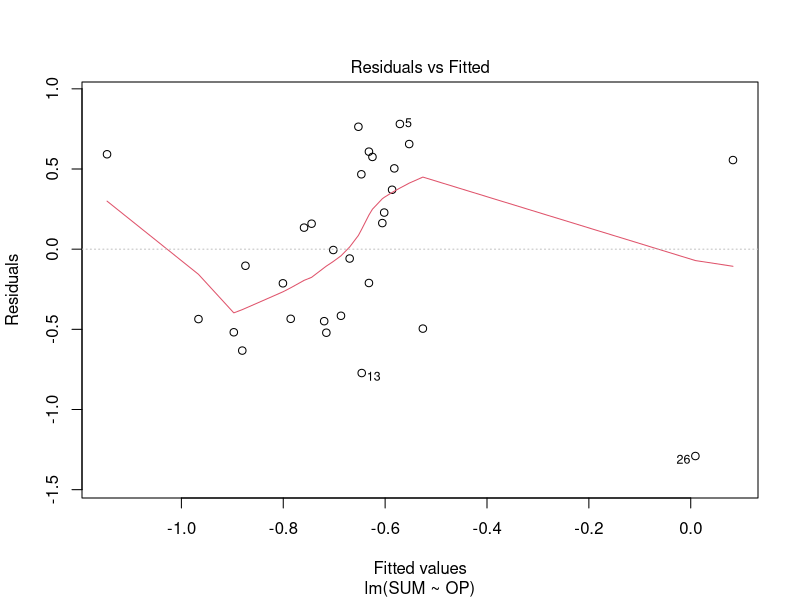
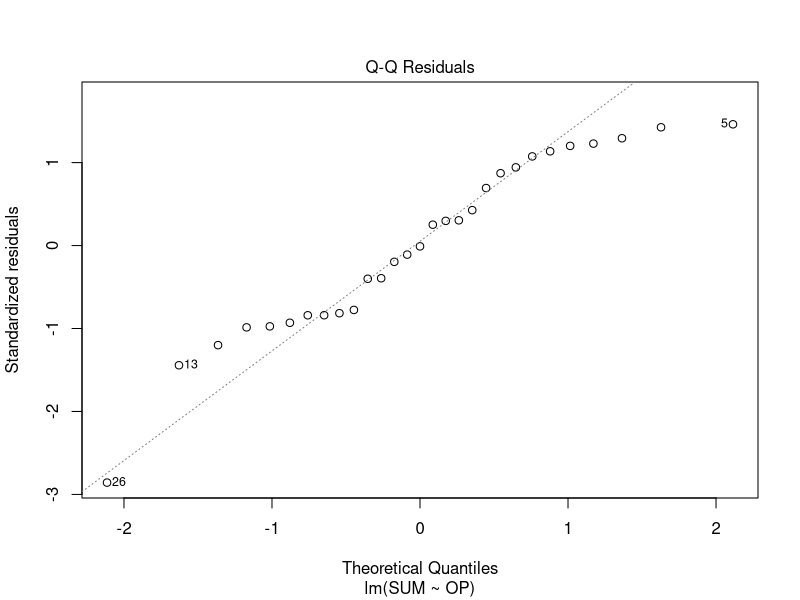
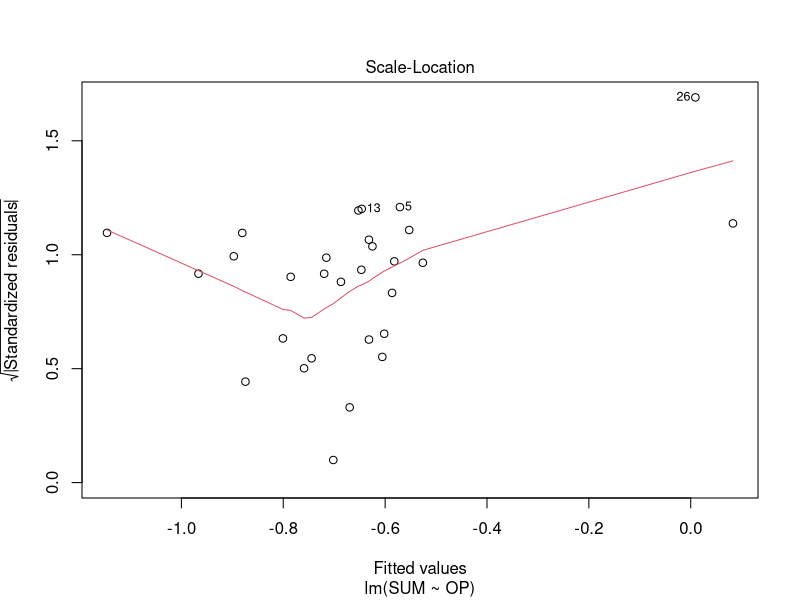
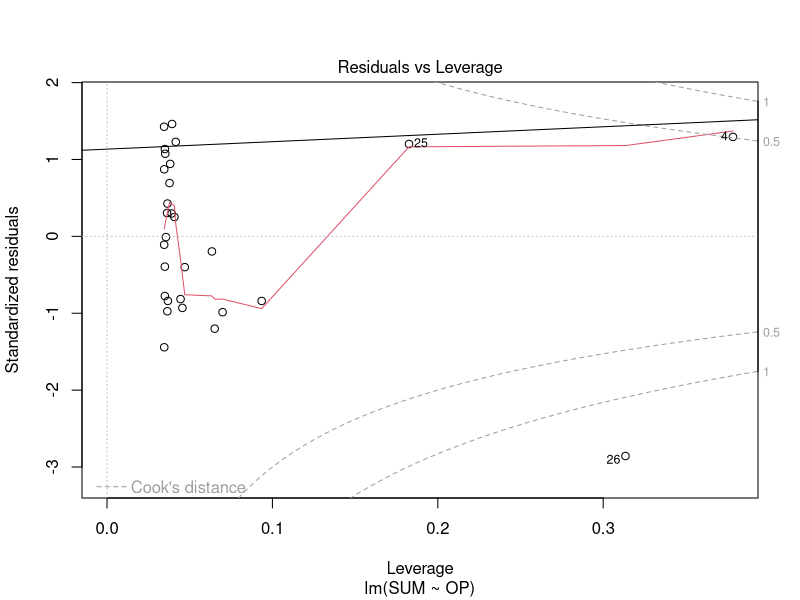

R code for these plots, in order: (Note: this script raises an error after producing the figures.)
library(car)
library(lme4)
library(leaps)

#### Import Data #################
# Averaged then Log transformed. Excluded ELISA, N=29
MCSUMresponseAverage <- read.csv("MCSUMresponseAverage.csv", header = TRUE)
# Log Transformed data N=116
LOGTransformed <- read.csv("LOGTransformed.csv", header = TRUE)
# Raw data N=116
UltimateFactor <- read.csv("UltimateFactor.csv", header = TRUE)


#################### DR. RAFFEL 11/05/18 ##################

# output, ordered by BIC, Adjusted R2, or Cp (equal to AIC when using Gaussian 
# errors).  Default is sort=?adjr2?
#
# Usage:
# summary.ordered(object, sort=c("adjr2", "cp", "bic"))





model <- lm(SUM~OP,
            data=MCSUMresponseAverage)

Anova(model)
summary(model)
plot(model)
abline(model)
fk


model <- lm()













































model <- lm(SUM~turb+WtShArea,
            data=MCSUMresponseAverage)
Anova(model)

model <- lm(SUM~WtShArea,
            data=MCSUMresponseAverage)
Anova(model)

plot(model)
summary(model)
plot(MCSUMresponseAverage$SUM~MCSUMresponseAverage$WtShArea)
abline(model)



#####################################
###########SUBSET####################
#####################################

# MCSUMresponeseaverage does  not contain ELISA results
Fullsubset <- regsubsets(SUM ~ .,
                         nbest = 5,
                         really.big = T,
                         method="exhaustive",
                         nvmax =3,
                         data=MCSUMresponseAverage)
plot(Fullsubset)

# ^^from full subset,
# Drop mcye, 16s rRNA

# Top 3 MCYE, Max_Depth, LkWshRatio, Water, precip3
# MCYE was chosen most

sub1 <- regsubsets(SUM ~ .,
                   nbest = 5,
                   really.big = T,
                   method = "exhaustive",
                   force.out = c("MCYE"),
                   nvmax = 3,
                   data=MCSUMresponseAverage)
plot(sub1)
# ^^
# Top 3 Max_Depth, Barren, LkWshRatio, Water, TKN
# Max_Depth and Barren chosen most
# Lets Remove Max_Depth

sub2 <- regsubsets(SUM ~ .,
                   nbest = 5,
                   really.big = T,
                   method = "exhaustive",
                   force.out = c("MCYE", "Max_Depth"),
                   nvmax = 3,
                   data=MCSUMresponseAverage)
plot(sub2)
# Top 3 OP, wtemp, conduc and pH.
# pH and OP was included the most.

sub3 <- regsubsets(SUM ~ .,
                   nbest = 5,
                   really.big = T,
                   method = "exhaustive",
                   force.out = c("MCYE", "Max_Depth", "OP", "pH"),
                   nvmax = 3,
                   data=MCSUMresponseAverage)
plot(sub3)
# Top 3 TKN,turb, chloro and phyco, precip3 and precip30
# Lets remove chlor and phyco
sub4 <- regsubsets(SUM ~ .,
                   nbest = 5,
                   really.big = T,
                   method = "exhaustive",
                   force.out = c("MCYE", "Max_Depth", "OP", "pH", "chloro", "phyco"),
                   nvmax = 3,
                   data=MCSUMresponseAverage)

plot(sub4)

sub5 <- regsubsets(SUM ~ .,
                   nbest = 5,
                   really.big = T,
                   method = "exhaustive",
                   force.out = c("MCYE", "Max_Depth", "OP","turb"),
                   nvmax = 3,
                   data=MCSUMresponseAverage)
plot(sub5)
sub6 <- regsubsets(SUM ~ .,
                   nbest = 5,
                   really.big = T,
                   method = "exhaustive",
                   force.out = c("MCYE", "Max_Depth",  "OP", "turb", "phyco", "chloro"),
                   nvmax = 3,
                   data=MCSUMresponseAverage)
plot(sub6, scale=c("Cp"))

# OP associated with Land use?
sub6 <- regsubsets(OP ~ Developed + Forest + Agriculture + Barren + Shrubs + Herbaceous + Wetlands,
                   nbest = 5,
                   method = "exhaustive",
                   nvmax = 3,
                   data=MCSUMresponseAverage)

plot(sub6)
sub7 <- regsubsets(OP ~ Forest + Agriculture + Barren + Shrubs + Herbaceous + Wetlands,
                   nbest = 5,
                   method = "exhaustive",
                   nvmax = 3,
                   data=MCSUMresponseAverage)
plot(sub7)
sub7 <- regsubsets(OP ~ Forest + Agriculture + Barren + Shrubs + Wetlands,
                   nbest = 5,
                   method = "exhaustive",
                   nvmax = 3,
                   data=MCSUMresponseAverage)
plot(sub7)
#################
model <- lm(SUM~chloro,
            data=MCSUMresponseAverage)
model <- lm(SUM~MCYE,
            data=MCSUMresponseAverage)
Anova(model)
plot(MCSUMresponseAverage$SUM~MCSUMresponseAverage$chloro)
abline(model)
# Not signifigant, but positive correlation (p=0.10)
model <- lm(NO3~Developed,
            data=MCSUMresponseAverage)
Anova(model)

model <- lmer(OP ~ Developed +
                (1|LK_CODE),
              data=LOGTransformed)
Anova(model, test.statistic = "F")
summary(model)
# No

model <- lm(OP ~ Developed,
            data=MCSUMresponseAverage)
Anova(model)
plot(model)
model <- lm(SUM~precip3,
            data=MCSUMresponseAverage)
plot(MCSUMresponseAverage$SUM~MCSUMresponseAverage$precip3)
abline(model)
# Nope

model <- lm(SUM~OP,
            data=MCSUMresponseAverage)
Anova(model)
summary(model)
plot(MCSUMresponseAverage$SUM~MCSUMresponseAverage$OP)
abline(model)
# Outlier on row 26 and row 4
Omitted <- MCSUMresponseAverage %>%
  slice(c(-4,-26))

model <- lm(SUM~OP,
            data=Omitted)
plot(Omitted$SUM~Omitted$OP)
abline(model)
Anova(model)

Omitted1 <- Omitted %>%
  slice(c(-24))

model <- lm(SUM~OP,
            data=Omitted1)
plot(Omitted1$SUM~Omitted1$OP)
abline(model)
Anova(model)

# Ok, so orthophosphate with all outliers removed, it still comes signifigant. 
# Does watershed area explain the errors?
model <- lm(SUM~OP,
            data=MCSUMresponseAverage)

plot(residuals(model)~MCSUMresponseAverage$WtShArea)
abline(lm(residuals(model)~MCSUMresponseAverage$WtShArea))
Anova(lm(residuals(model)~MCSUMresponseAverage$WtShArea))


# Does lake area and lake area to watershed ratio have a role?

model <- lm(SUM~Lk)

model <- lmer(SUM~OP + 
                (1|LK_CODE),
              data=LOGTransformed)

Anova(model,test.statistic="F")
# p=0.07

# Does 16s rRNA good at predicting MC?
model <- lm(SUM ~ X16SRNA,
            data=MCSUMresponseAverage)
Anova(model)

# Or mcye?
model <- lm(SUM ~ MCYE,
            data=MCSUMresponseAverage)
Anova(model)
plot(model)

plot(MCSUMresponseAverage$SUM~MCSUMresponseAverage$MCYE)
abline(model)
################


# Hypothesis ##################################################
# SUM~Developed ####################################

Model <- lm(SUM~Developed, 
            data=MCSUMresponseAverage)
Anova(Model, test.statistic = "F")
summary(Model)
plot(Model)
acf(MCSUMresponseAverage$turb, type = "partial", na.action = na.pass)
# Residuals are ok...Not signifigant though

Model <- lmer(SUM~Developed +
                (1|LK_CODE),
              data=LOGTransformed)
summary(Model)
Anova(Model, test.statistic ="F")
coef(Model)
# Not signifigant

# Is TN:TP associated with SUM?

model <- lm(SUM ~ TNTP,
            data=MCSUMresponseAverage)
Anova(model)
# No

model <- lm(SUM ~ TN + TP + TN*TP,
            data=MCSUMresponseAverage)
anova(model)
# No



# Is Developed land use associated with nutrients?


# Phyco ############################################

Model <- lm(SUM~phyco,
          data = MCSUMresponseAverage)
Anova(Model, test.statistic = "F")
plot(Model)
# Driven by outlier...
# Remove outlier and retest
Omitted <- MCSUMresponseAverage %>% 
  slice(-4) # Remove row 4
Model <- lm(SUM~phyco,
            data = Omitted)
Anova(Model, test.statistic = "F")
plot(Model)
# Its ok

# Stepwise ####################################
# SUM as response
## From subset analysis, full model is
# turb, wtsharea,op,phyco
# Subset analysis finds sum ~ turb + wtsharea to be the best. 
# Lets see if backward regression finds the same 

fullmodel <- lm(SUM ~ turb +
                  WtShArea +
                  OP +
                  phyco,
                data=MCSUMresponseAverage)
Anova(fullmodel, test.statistic = "F")
plot(residuals(fullmodel)~MCSUMresponseAverage$precip5)
abline(residuals(fullmodel)~MCSUMresponseAverage$precip5)
# Remove OP
Model1 <- lm(SUM ~ turb +
                  WtShArea +
                  phyco,
                data=MCSUMresponseAverage)
Anova(Model1, test.statistic = "F")

# Remove phyco
Model2 <- lm(SUM ~ turb +
                 WtShArea,
               data=MCSUMresponseAverage)
Anova(Model2, test.statistic = "F")
summary(Model2)
# Test them as single predictors

Model3 <- lm(SUM ~ turb,
               data=MCSUMresponseAverage)


plot(residuals(Model3)~MCSUMresponseAverage$WtShArea,
     xlab="log10(Watershed Area)",
     ylab="Residuals of log10(MC) ~ log10(turbidity)" )
abline(lm(residuals(Model3)~MCSUMresponseAverage$WtShArea))

Anova(Model3, test.statistic = "F")

Model4 <- lm(SUM ~ WtShArea,
               data=MCSUMresponseAverage)

Anova(Model4, test.statistic = "F")
summary(Model4)

plot(residuals(Model4)~MCSUMresponseAverage$turb)
abline(lm(residuals(Model4)~MCSUMresponseAverage$turb))

plot(residuals(Model2))
plot(Model2)
abline(Model2)
# Is adding wt area decrease rss?
anova(Model3,Model2)
anova(Model3,Model2,test="Chisq")

model <- lmer(SUM ~ turb +
                WtShArea +
                (1|LK_CODE),
              data=LOGTransformed)
summary(model)
Anova(model, test.statistic = "F")

model2 <- lmer(SUM ~ turb +
                (1|LK_CODE),
              data=LOGTransformed)
summary(model)
Anova(model,  test.statistic = "F")

anova(model2,model)
model <- lmer(SUM ~ WtShArea +
                (1|LK_CODE),
              data=LOGTransformed)
summary(model)
Anova(model,  test.statistic = "F")

model <- lm(SUM ~ WtShArea,
            data=MCSUMresponseAverage)

summary(model)


plot(Model2)

AIC(fullmodel,Model1,Model2,Model3,Model4)
stargazer(fullmodel,Model1,Model2,Model3, keep.stat = c("ll"))
